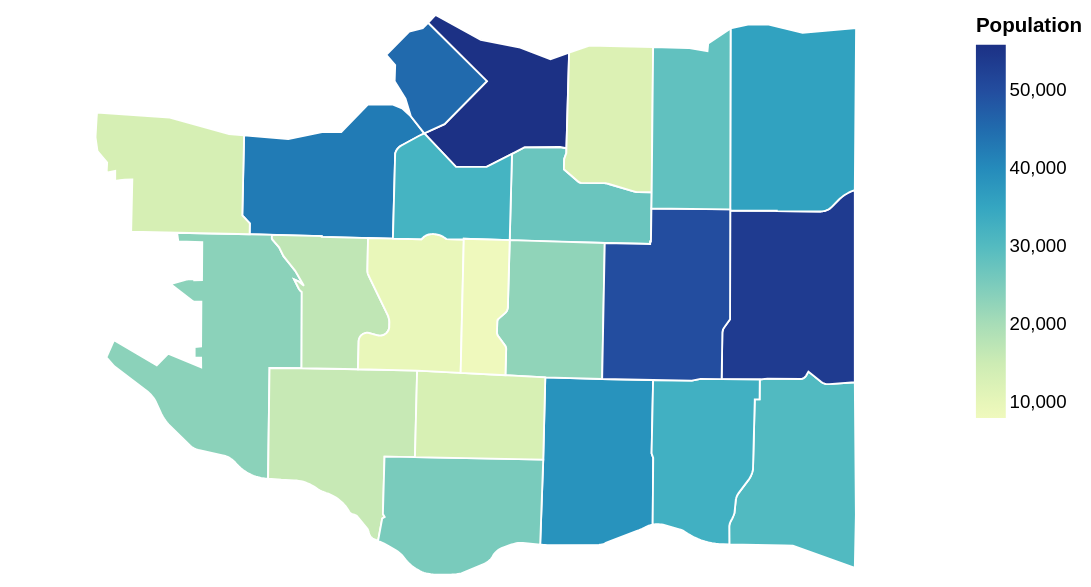

Here is the Vega-Lite specification saved for this chart:
### Vega-Lite specification from a JSON file in a GitHub repository (floating-point values rounded to 4 significant figures; data arrays with more than 128 entries replaced by an {"elided": "..."} marker saying what was removed)
{"$schema": "https://vega.github.io/schema/vega-lite/v5.json", "width": 500, "height": 300, "data": {"values": {"type": "Topology", "arcs": {"elided": "142 rows, 2246 int values in total"}, "transform": {"scale": [2.374e-05, 1.626e-05], "translate": [-123.2, 49.2]}, "objects": {"VancouverAreaSize": {"type": "GeometryCollection", "geometries": [{"arcs": [[0, 1, 2, 3, 4, 5]], "type": "Polygon", "properties": {"MAPID": "SUN", "NAME": "Sunset", "localArea": 6580961, "population": 38610, "density": 0.2725}}, {"arcs": [[6, 7, 8, 9, 10, 11, 12, 13, 14, 15, 16, 17]], "type": "Polygon", "properties": {"MAPID": "MP", "NAME": "Mount Pleasant", "localArea": 3723544, "population": 27040, "density": 0.3373}}, {"arcs": [[18, 19, 20, 21, 22, 23, 24, 25, 26, 27, -3]], "type": "Polygon", "properties": {"MAPID": "RP", "NAME": "Riley Park", "localArea": 4935559, "population": 22780, "density": 0.2144}}, {"arcs": [[28, -17, 29, 30, 31]], "type": "Polygon", "properties": {"MAPID": "CBD", "NAME": "Central Business District", "localArea": 4677998, "population": 55890, "density": 0.555}}, {"arcs": [[32, 33, 34, 35, 36, 37, 38, 39, 40]], "type": "Polygon", "properties": {"MAPID": "KITS", "NAME": "Kitsilano", "localArea": 6367985, "population": 42655, "density": 0.3111}}, {"arcs": [[41, 42, 43, 44, 45, 46, 47, 48, 49]], "type": "Polygon", "properties": {"MAPID": "DS", "NAME": "Dunbar-Southlands", "localArea": 9087032, "population": 23395, "density": 0.1196}}, {"arcs": [[50, -42, 51, 52, 53, 54, 55]], "type": "Polygon", "properties": {"MAPID": "KERR", "NAME": "Kerrisdale", "localArea": 6614135, "population": 15950, "density": 0.112}}, {"arcs": [[56, 57, 58, 59, 60, 61, 62, 63, 64, 65, 66, 67, 68, 69, -52, 70, -49, 71, -47, 72, 73]], "type": "Polygon", "properties": {"MAPID": "AR", "NAME": "Arbutus Ridge", "localArea": 3703560, "population": 17060, "density": 0.214}}, {"arcs": [[74, -38, -45, 75]], "type": "Polygon", "properties": {"MAPID": "WPG", "NAME": "West Point Grey", "localArea": 5304418, "population": 13585, "density": 0.119}}, {"arcs": [[76, -55, 77, -1]], "type": "Polygon", "properties": {"MAPID": "MARP", "NAME": "Marpole", "localArea": 6007640, "population": 25355, "density": 0.196}}, {"arcs": [[-2, -78, -54, 78, 79]], "type": "Polygon", "properties": {"MAPID": "OAK", "NAME": "Oakridge", "localArea": 4026970, "population": 13370, "density": 0.1542}}, {"arcs": [[-70, 80, -68, 81, -66, 82, -64, 83, -62, 84, -60, 85, 86, -57, 87, 88, 89, 90, 91, 92, 93, -79, -53]], "type": "Polygon", "properties": {"MAPID": "SHAU", "NAME": "Shaughnessy", "localArea": 4483906, "population": 9375, "density": 0.09712}}, {"arcs": [[-35, 94, 95, -30, -16, 96, -93, 97, 98, 99, -89]], "type": "Polygon", "properties": {"MAPID": "FAIR", "NAME": "Fairview", "localArea": 3638258, "population": 32040, "density": 0.4091}}, {"arcs": [[-20, 100, -94, -97, -26, 101, -24, 102, -22, 103]], "type": "Polygon", "properties": {"MAPID": "SC", "NAME": "South Cambie", "localArea": 2178081, "population": 8025, "density": 0.1711}}, {"arcs": [[-41, 104, -31]], "type": "Polygon", "properties": {"MAPID": "WE", "NAME": "West End", "localArea": 2257988, "population": 45285, "density": 0.9316}}, {"arcs": [[105, 106, 107, 108, 109]], "type": "Polygon", "properties": {"MAPID": "KIL", "NAME": "Killarney", "localArea": 6939576, "population": 30320, "density": 0.2029}}, {"arcs": [[-109, 110, -107, 111, 112, 113, 114, 115, 116, 117, 118, 119, 120, 121]], "type": "Polygon", "properties": {"MAPID": "RC", "NAME": "Renfrew-Collingwood", "localArea": 8106851, "population": 53670, "density": 0.3075}}, {"arcs": [[122, 123, -120, 124, 125, 126, 127, 128, -114, 129, 130]], "type": "Polygon", "properties": {"MAPID": "HS", "NAME": "Hastings-Sunrise", "localArea": 8338940, "population": 35865, "density": 0.1998}}, {"arcs": [[131, -5, 132, -112, -106]], "type": "Polygon", "properties": {"MAPID": "VF", "NAME": "Victoria-Fraserview", "localArea": 5504918, "population": 32800, "density": 0.2768}}, {"arcs": [[-113, -133, -4, -28, -14, 133, 134, -130]], "type": "Polygon", "properties": {"MAPID": "KC", "NAME": "Kensington-Cedar Cottage", "localArea": 7258249, "population": 50135, "density": 0.3208}}, {"arcs": [[135, 136, -12, 137, -10, 138, -8, 139, -18, -29]], "type": "Polygon", "properties": {"MAPID": "STR", "NAME": "Strathcona", "localArea": 4373271, "population": 12555, "density": 0.1334}}, {"arcs": [[140, -131, -135, 141, -137]], "type": "Polygon", "properties": {"MAPID": "GW", "NAME": "Grandview-Woodland", "localArea": 4757978, "population": 28250, "density": 0.2758}}]}}, "crs": {"type": "name", "properties": {"name": "urn:ogc:def:crs:OGC:1.3:CRS84"}}}, "format": {"type": "topojson", "feature": "VancouverAreaSize"}}, "transform": [{"lookup": "properties.NAME", "from": {"data": {"values": [{"Area": "Arbutus Ridge", "Population": 17060}, {"Area": "Central Business District", "Population": 55890}, {"Area": "Dunbar-Southlands", "Population": 23395}, {"Area": "Fairview", "Population": 32040}, {"Area": "Grandview-Woodland", "Population": 28250}, {"Area": "Hastings-Sunrise", "Population": 35865}, {"Area": "Kensington-Cedar Cottage", "Population": 50135}, {"Area": "Kerrisdale", "Population": 15950}, {"Area": "Killarney", "Population": 30320}, {"Area": "Kitsilano", "Population": 42655}, {"Area": "Marpole", "Population": 25355}, {"Area": "Mount Pleasant", "Population": 27040}, {"Area": "Oakridge", "Population": 13370}, {"Area": "Renfrew-Collingwood", "Population": 53670}, {"Area": "Riley Park", "Population": 22780}, {"Area": "Shaughnessy", "Population": 9375}, {"Area": "South Cambie", "Population": 8025}, {"Area": "Strathcona", "Population": 12555}, {"Area": "Sunset", "Population": 38610}, {"Area": "Victoria-Fraserview", "Population": 32800}, {"Area": "West End", "Population": 45285}, {"Area": "West Point Grey", "Population": 13585}]}, "key": "Area", "fields": ["Population"]}}], "projection": {"type": "mercator"}, "mark": "geoshape", "encoding": {"fill": {"field": "Population", "type": "quantitative"}, "stroke": {"value": "white"}, "tooltip": [{"field": "properties.NAME", "title": "Name", "type": "nominal"}, {"field": "properties.population", "title": "Population", "type": "quantitative"}]}, "config": {}}
